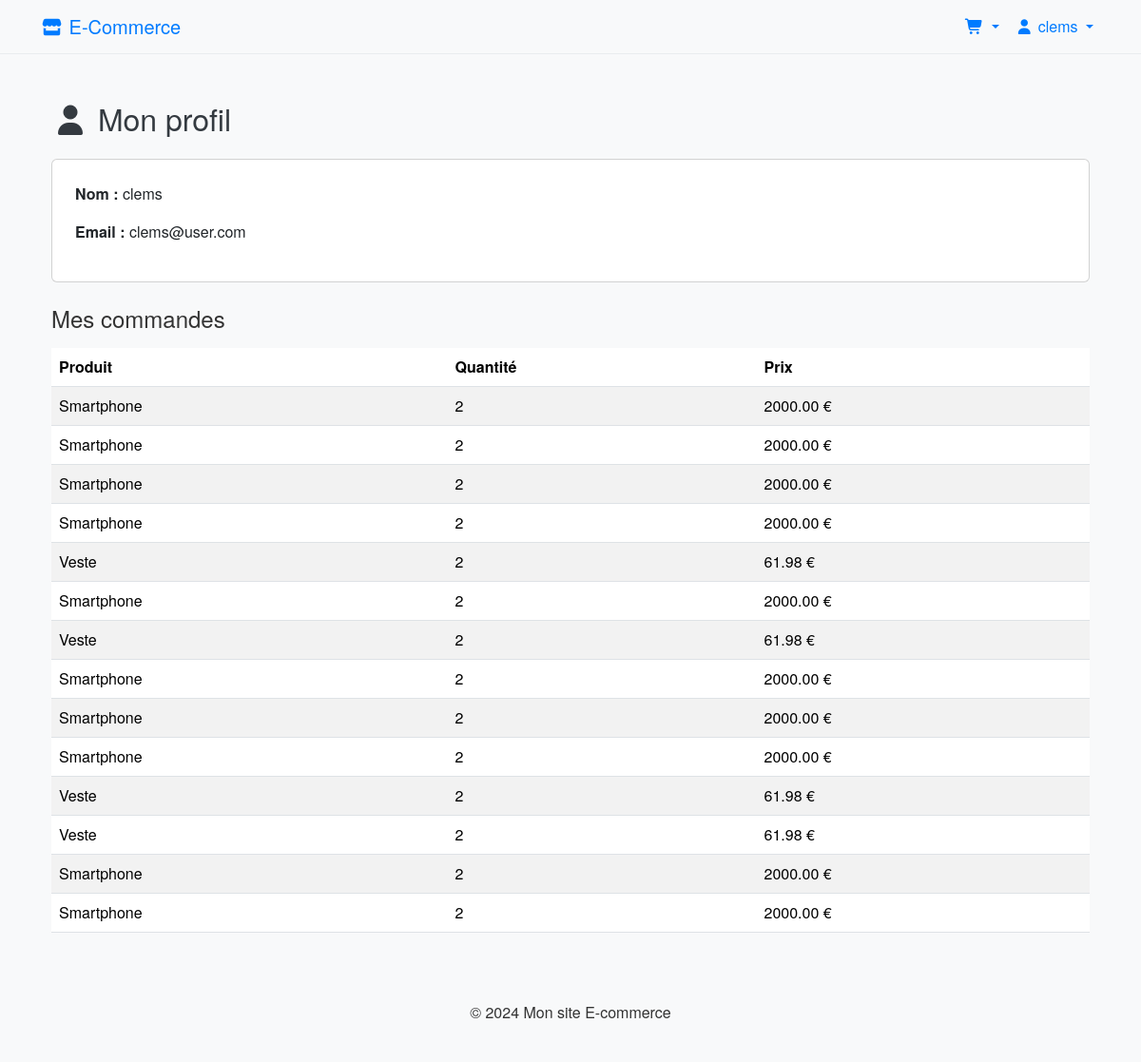
Page /profile/ (signed in) on the earlier database version.
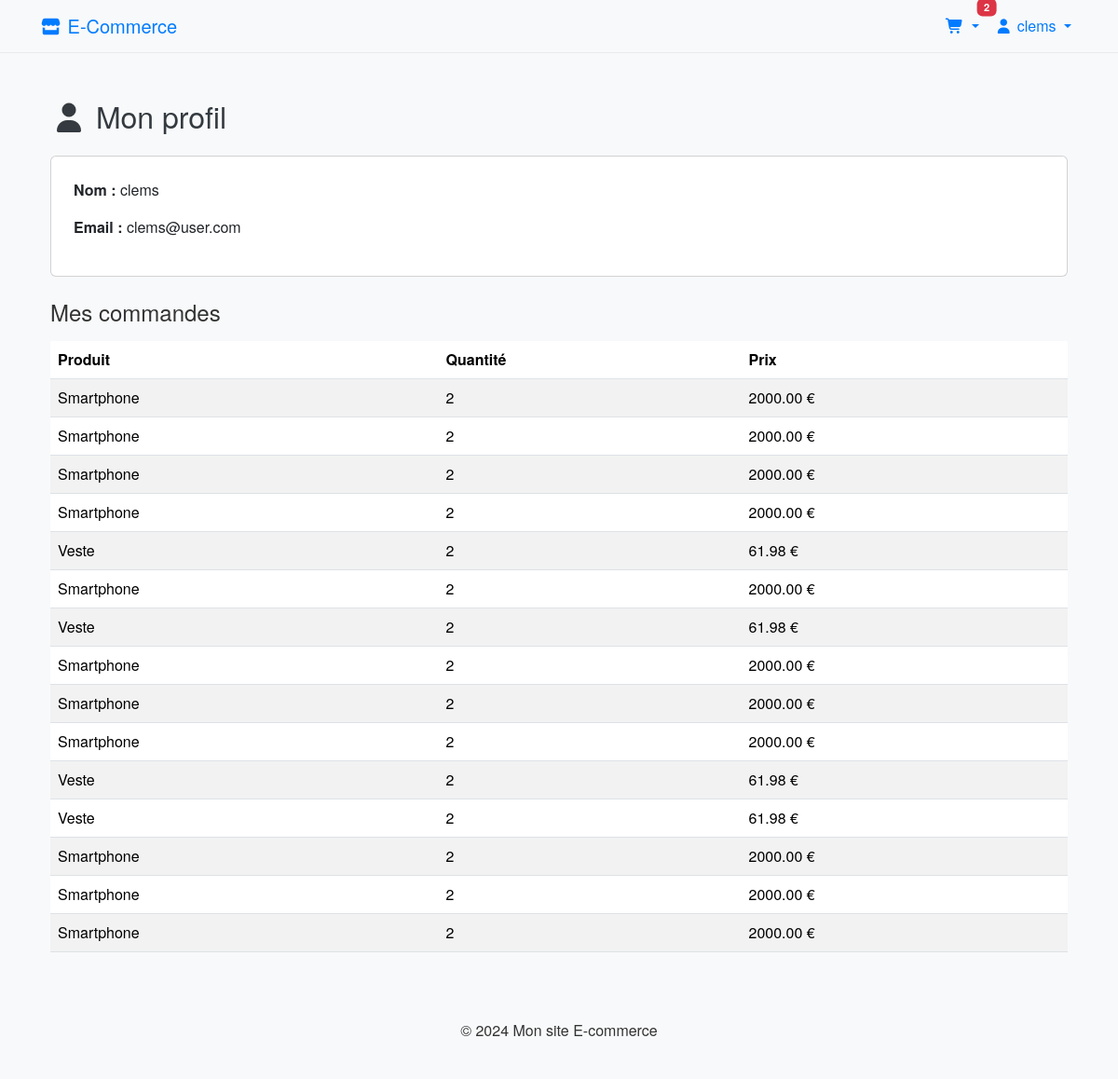
Same page on the later database version.
### shop/models.py (models this page shows, shortened)
class Order(models.Model):
    user = models.ForeignKey('auth.User', on_delete=models.CASCADE)
    product = models.ForeignKey(Product, on_delete=models.CASCADE)
    quantity = models.IntegerField()
    total_price = models.DecimalField(max_digits=10, decimal_places=2)
    created_at = models.DateTimeField(auto_now_add=True)

class Product(models.Model):
    name = models.CharField(max_length=255)
    slug = models.SlugField(unique=True)
    category = models.ForeignKey('Category', on_delete=models.CASCADE)
    description = models.TextField()
    price = models.DecimalField(max_digits=10, decimal_places=2)
    stock_minimum = models.IntegerField(default=5)  # Seuil minimum de stock
    stock = models.IntegerField()
    available = models.BooleanField(default=True)
    created_at = models.DateTimeField(auto_now_add=True)
    image = models.ImageField(upload_to='products/%Y/%m/%d/', blank=True)

### shop/views.py (the view)
# urls.py: path('profile/', views.profile, name='profile'),
@login_required
def profile(request):
    orders = Order.objects.filter(user=request.user)
    return render(request, 'shop/profile.html', {'orders': orders})

### shop/context_processors.py (called while the page is built)
def cart_data(request):
    if request.user.is_authenticated:
        try:
            cart = Cart.objects.get(user=request.user)
            items = cart.cartitem_set.all()
            total = sum(item.product.price * item.quantity for item in items)
            count = sum(item.quantity for item in items)
        except Cart.DoesNotExist:
            items = []
            total = 0
            count = 0
    else:
        items = []
        total = 0
        count = 0
    return {
        'cart_items_nav': items,
        'cart_total': total,
        'cart_count': count,
    }

### templates/shop/profile.html
{% extends 'base.html' %}
{% block content %}
<div class="container mt-5">
    <h2 class="mb-4">
        <i class="fas fa-user"></i> Mon profil
    </h2>
    <div class="card p-4 mb-4">
        <p><strong>Nom :</strong> {{ user.username }}</p>
        <p><strong>Email :</strong> {{ user.email }}</p>
    </div>
    <h4>Mes commandes</h4>
    {% if orders %}
        <table class="table table-striped mt-3">
            <thead>
                <tr>
                    <th>Produit</th>
                    <th>Quantité</th>
                    <th>Prix</th>
                </tr>
            </thead>
            <tbody>
                {% for order in orders %}
                    <tr>
                        <td>{{ order.product.name }}</td>
                        <td>{{ order.quantity }}</td>
                        <td>{{ order.total_price }} €</td>
                    </tr>
                {% endfor %}
            </tbody>
        </table>
    {% else %}
        <p class="text-muted">Aucune commande pour le moment.</p>
    {% endif %}
</div>
{% endblock %}

### templates/base.html (shortened to what this page needs)
{% load static %}
<!DOCTYPE html>
<html lang="fr">
<head>
    <link href="https://cdn.jsdelivr.net/npm/bootstrap@5.3.3/dist/css/bootstrap.min.css" rel="stylesheet">
    <link href="https://cdnjs.cloudflare.com/ajax/libs/font-awesome/7.0.1/css/all.min.css" rel="stylesheet">
    <link rel="stylesheet" href="{% static 'shop/css/style.css' %}">
</head>
<body>
<nav class="navbar navbar-expand-lg navbar-light bg-light">
    <div class="container">
        <a class="navbar-brand" href="{% url 'product_list' %}">
            <i class="fas fa-store"></i> E-Commerce
        </a>
        <div class="collapse navbar-collapse" id="navbarNav">
            <ul class="navbar-nav ms-auto">
                {% if user.is_authenticated %}
                    <li class="nav-item dropdown">
                        <a class="nav-link dropdown-toggle position-relative" href="#" data-bs-toggle="dropdown">
                            <i class="fas fa-shopping-cart"></i>
                            {% if cart_count > 0 %}
                               <span class="badge bg-danger position-absolute top-0 start-100 translate-middle cart-count">
                                    {{ cart_count|default:0 }}
                               </span>
                            {% endif %}
                        </a>
                    </li>
                    <li class="nav-item dropdown">
                        <a class="nav-link dropdown-toggle" href="#" data-bs-toggle="dropdown">
                            <i class="fas fa-user"></i> {{ user.username }}
                        </a>
                    </li>
                {% endif %}
            </ul>
        </div>
    </div>
</nav>
<div class="container mt-5">
    {% block content %}{% endblock %}
</div>
<footer class="bg-light py-4 mt-5">
    <div class="container text-center">
        <p>&copy; 2024 Mon site E-commerce</p>
    </div>
</footer>
<div class="position-fixed bottom-0 end-0 p-3" style="z-index: 11">
</div>
</body>
</html>

Differences in the rows shown:
added Order: product.name "Smartphone", quantity "2", total_price "2000.00"
Other differences:
{{ cart_count|default:0 }}: (not shown) → "2"
